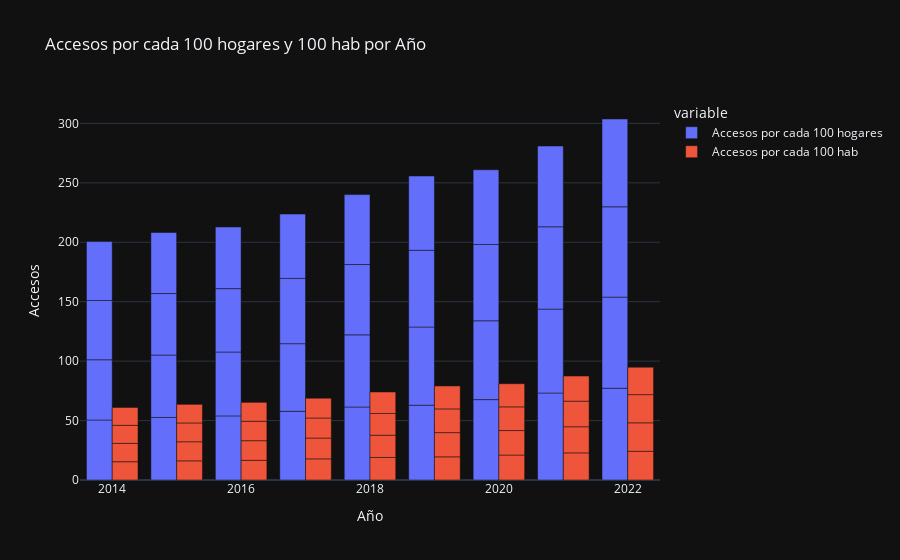

Notebook cell for this chart:
### Markdown cell above
# Accesos por cada 100 hogares y 100 habitantes por Año

### Code cell
# Crear la visualización de barras apiladas
fig = px.bar(df14, x='Año', y=['Accesos por cada 100 hogares', 'Accesos por cada 100 hab'],
             labels={'value': 'Accesos'},
             title='Accesos por cada 100 hogares y 100 hab por Año',
             template='plotly_dark',
             barmode='group')  # Utiliza barmode='group' para barras agrupadas en lugar de apiladas

# Mostrar la figura
fig.show()

### Figure 1 — Plotly figure (JSON) as saved in the notebook; plotly's stock layout.template omitted (floating-point values rounded to 4 significant figures)
{"data": [{"alignmentgroup": "True", "hovertemplate": "variable=Accesos por cada 100 hogares<br>Año=%{x}<br>Accesos=%{y}<extra></extra>", "legendgroup": "Accesos por cada 100 hogares", "marker": {"color": "#636efa", "pattern": {"shape": ""}}, "name": "Accesos por cada 100 hogares", "offsetgroup": "Accesos por cada 100 hogares", "orientation": "v", "showlegend": true, "textposition": "auto", "type": "bar", "x": [2022, 2022, 2022, 2022, 2021, 2021, 2021, 2021, 2020, 2020, 2020, 2020, 2019, 2019, 2019, 2019, 2018, 2018, 2018, 2018, 2017, 2017, 2017, 2017, 2016, 2016, 2016, 2016, 2015, 2015, 2015, 2015, 2014, 2014, 2014, 2014], "xaxis": "x", "y": [77.21, 76.64, 75.97, 73.88, 73.18, 70.58, 69.24, 67.95, 67.62, 66.31, 64.21, 62.86, 62.92, 65.79, 64.53, 62.48, 61.42, 60.69, 59.16, 58.82, 57.78, 56.9, 54.9, 54.16, 53.94, 53.73, 53.34, 51.85, 52.63, 52.46, 51.76, 51.36, 50.5, 50.67, 49.86, 49.55], "yaxis": "y"}, {"alignmentgroup": "True", "hovertemplate": "variable=Accesos por cada 100 hab<br>Año=%{x}<br>Accesos=%{y}<extra></extra>", "legendgroup": "Accesos por cada 100 hab", "marker": {"color": "#EF553B", "pattern": {"shape": ""}}, "name": "Accesos por cada 100 hab", "offsetgroup": "Accesos por cada 100 hab", "orientation": "v", "showlegend": true, "textposition": "auto", "type": "bar", "x": [2022, 2022, 2022, 2022, 2021, 2021, 2021, 2021, 2020, 2020, 2020, 2020, 2019, 2019, 2019, 2019, 2018, 2018, 2018, 2018, 2017, 2017, 2017, 2017, 2016, 2016, 2016, 2016, 2015, 2015, 2015, 2015, 2014, 2014, 2014, 2014], "xaxis": "x", "y": [24.15, 23.95, 23.72, 23.05, 22.81, 21.98, 21.55, 21.13, 21.01, 20.59, 19.92, 19.48, 19.49, 20.36, 19.96, 19.31, 18.97, 18.73, 18.24, 18.12, 17.79, 17.51, 16.88, 16.64, 16.56, 16.5, 16.37, 15.9, 16.12, 16.05, 15.82, 15.68, 15.39, 15.43, 15.16, 15.05], "yaxis": "y"}], "layout": {"barmode": "group", "legend": {"title": {"text": "variable"}, "tracegroupgap": 0}, "title": {"text": "Accesos por cada 100 hogares y 100 hab por Año"}, "xaxis": {"anchor": "y", "domain": [0, 1], "title": {"text": "Año"}}, "yaxis": {"anchor": "x", "domain": [0, 1], "title": {"text": "Accesos"}}}}
